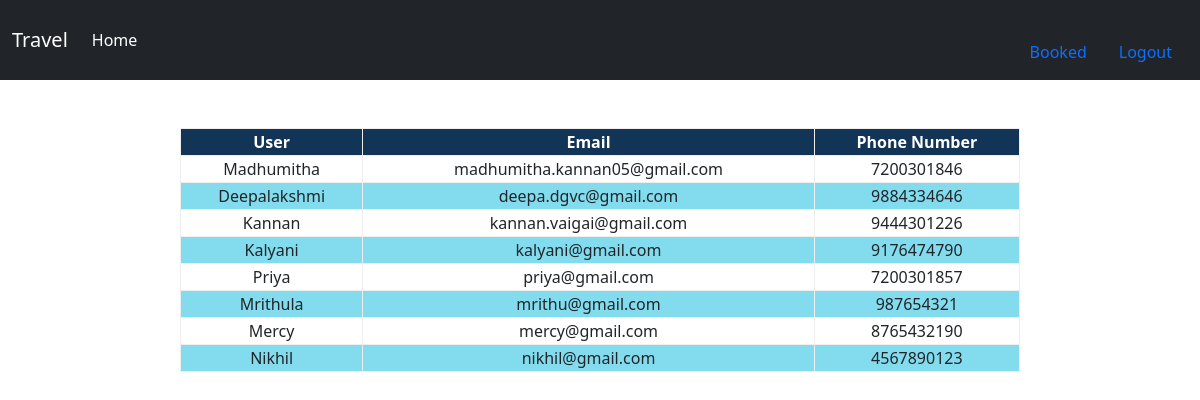
Page /custom.html on the earlier database version.
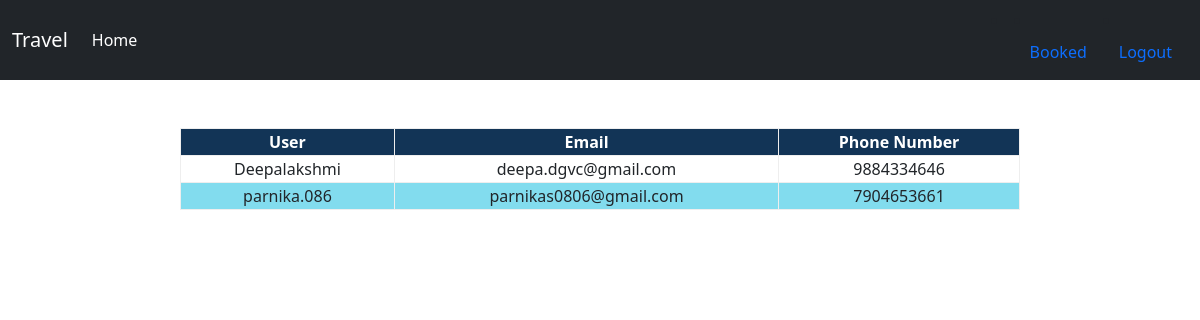
Same page on the later database version.
### authentication/models.py (models this page shows, shortened)
class Customers(models.Model):
    username=models.CharField(max_length=100)
    email=models.EmailField(max_length=100)
    phone=models.BigIntegerField()
    password=models.CharField(max_length=100)

### authentication/views.py (the view)
# urls.py: path('custom.html', views.custom, name="custom"),
def custom(request):
    info=Customers.objects.all()
    data= {
    "cust": info
}
    return render(request, "authentication/custom.html",data)

### templates/authentication/custom.html (shortened to what this page needs)
<!DOCTYPE html>
<html>
    <head>
        <link href="https://cdn.jsdelivr.net/npm/bootstrap@5.0.2/dist/css/bootstrap.min.css" rel="stylesheet">
</head>
<body>
    <nav class="navbar navbar-expand-lg navbar-dark bg-dark">
        <div class="container-fluid">
          <a class="navbar-brand" href="#">Travel</a>
          <div class="collapse navbar-collapse" id="navbarSupportedContent">
            <ul class="navbar-nav me-auto mb-2 mb-lg-0">
              <li class="nav-item">
                <a class="nav-link active" aria-current="page" href="index.html">Home</a>
              </li>
            </ul>
            <div class="d-flex justify-content-between">
              <li class="nav-item">
                <li class="name">
                  <a class="nav-link active" aria-current="page" href="trans.html">Booked</a>
                  </li>
                  <li class="out">
                  <a class="nav-link active" aria-current="page" href="signout">Logout</a>
                  </li>
              </li>
            </div>
          </div>
        </div>
      </nav><br><br>
      <table>
        <tr>
            <th>User</th>
            <th>Email</th>
            <th>Phone Number</th>
        </tr>
        {% for item in cust %}
        <tr>
            <td>{{ item.username }}</td>
            <td>{{ item.email }}</td>
            <td>{{ item.phone }}</td>
        </tr>
        {% endfor %}
      </table>
    </body>
</html>

### templates/authentication/custom.html (style rules this page uses)
body { background-image: url("https://img.staticmb.com/mbcontent/images/uploads/2022/9/Marina-Beach.jpg"); background-repeat: no-repeat; background-attachment: fixed; background-size: cover; }
table,th,td { border: 1px groove; }
table { width: 70%; text-align: center; align:center; margin-left: auto; margin-right: auto; }
tr:nth-child(odd) { background-color: rgb(130, 220, 238); }
th { background-color: #123456; color: white; }

Differences in the rows shown:
removed Customers: username "Madhumitha", email "madhumitha.kannan05@gmail.com", phone "7200301846"
removed Customers: username "Kannan", email "kannan.vaigai@gmail.com", phone "9444301226"
removed Customers: username "Kalyani", email "kalyani@gmail.com", phone "9176474790"
removed Customers: username "Priya", email "priya@gmail.com", phone "7200301857"
removed Customers: username "Mrithula", email "mrithu@gmail.com", phone "987654321"
removed Customers: username "Mercy", email "mercy@gmail.com", phone "8765432190"
removed Customers: username "Nikhil", email "nikhil@gmail.com", phone "4567890123"
added Customers: username "parnika.086", email "parnikas0806@gmail.com", phone "7904653661"
